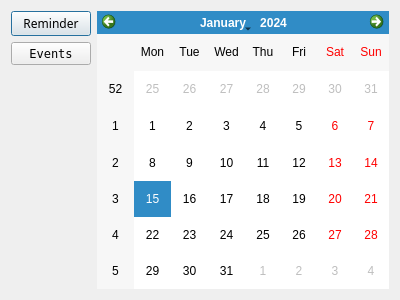
<?xml version="1.0" encoding="UTF-8"?>
<ui version="4.0">
 <class>Dialog</class>
 <widget class="QDialog" name="Dialog">
  <property name="geometry">
   <rect>
    <x>0</x>
    <y>0</y>
    <width>400</width>
    <height>300</height>
   </rect>
  </property>
  <property name="windowTitle">
   <string>Dialog</string>
  </property>
  <layout class="QGridLayout" name="gridLayout">
   <item row="0" column="0">
    <widget class="QPushButton" name="pushButton">
     <property name="font">
      <font>
       <family>Microsoft PhagsPa</family>
      </font>
     </property>
     <property name="text">
      <string>Reminder</string>
     </property>
    </widget>
   </item>
   <item row="0" column="1" rowspan="3">
    <widget class="QCalendarWidget" name="calendarWidget"/>
   </item>
   <item row="1" column="0">
    <widget class="QPushButton" name="Events">
     <property name="font">
      <font>
       <family>Terminal</family>
      </font>
     </property>
     <property name="text">
      <string>Events</string>
     </property>
    </widget>
   </item>
  </layout>
 </widget>
 <resources/>
 <connections/>
</ui>
